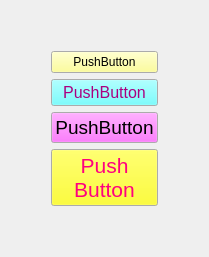
     <widget class="QWidget" name="page">
      <layout class="QGridLayout" name="gridLayout">
       <item row="2" column="0">
        <spacer name="horizontalSpacer">
         <property name="orientation">
          <enum>Qt::Orientation::Horizontal</enum>
         </property>
         <property name="sizeHint" stdset="0">
          <size>
           <width>40</width>
           <height>20</height>
          </size>
         </property>
        </spacer>
       </item>
       <item row="1" column="1">
        <spacer name="verticalSpacer">
         <property name="orientation">
          <enum>Qt::Orientation::Vertical</enum>
         </property>
         <property name="sizeHint" stdset="0">
          <size>
           <width>20</width>
           <height>40</height>
          </size>
         </property>
        </spacer>
       </item>
       <item row="2" column="1">
        <layout class="QGridLayout" name="gridLayout_2">
         <item row="1" column="0">
          <widget class="QPushButton" name="pushButton_7">
           <property name="palette">
            <palette>
             <active>
              <colorrole role="Button">
               <brush brushstyle="BDiagPattern">
                <color alpha="255">
                 <red>85</red>
                 <green>255</green>
                 <blue>255</blue>
                </color>
               </brush>
              </colorrole>
              <colorrole role="ButtonText">
               <brush brushstyle="SolidPattern">
                <color alpha="255">
                 <red>170</red>
                 <green>0</green>
                 <blue>127</blue>
                </color>
               </brush>
              </colorrole>
             </active>
             <inactive>
              <colorrole role="Button">
               <brush brushstyle="SolidPattern">
                <color alpha="255">
                 <red>85</red>
                 <green>255</green>
                 <blue>255</blue>
                </color>
               </brush>
              </colorrole>
              <colorrole role="ButtonText">
               <brush brushstyle="SolidPattern">
                <color alpha="255">
                 <red>170</red>
                 <green>0</green>
                 <blue>127</blue>
                </color>
               </brush>
              </colorrole>
             </inactive>
             <disabled>
              <colorrole role="Button">
               <brush brushstyle="SolidPattern">
                <color alpha="255">
                 <red>85</red>
                 <green>255</green>
                 <blue>255</blue>
                </color>
               </brush>
              </colorrole>
             </disabled>
            </palette>
           </property>
           <property name="font">
            <font>
             <pointsize>12</pointsize>
            </font>
           </property>
           <property name="text">
            <string>PushButton</string>
           </property>
           <property name="icon">
            <iconset theme="face-smile-big"/>
           </property>
          </widget>
         </item>
         <item row="3" column="0">
          <widget class="QPushButton" name="pushButton_9">
           <property name="palette">
            <palette>
             <active>
              <colorrole role="Button">
               <brush brushstyle="SolidPattern">
                <color alpha="255">
                 <red>255</red>
                 <green>255</green>
                 <blue>0</blue>
                </color>
               </brush>
              </colorrole>
              <colorrole role="ButtonText">
               <brush brushstyle="SolidPattern">
                <color alpha="255">
                 <red>255</red>
                 <green>0</green>
                 <blue>127</blue>
                </color>
               </brush>
              </colorrole>
             </active>
             <inactive>
              <colorrole role="Button">
               <brush brushstyle="SolidPattern">
                <color alpha="255">
                 <red>255</red>
                 <green>255</green>
                 <blue>0</blue>
                </color>
               </brush>
              </colorrole>
              <colorrole role="ButtonText">
               <brush brushstyle="SolidPattern">
                <color alpha="255">
                 <red>255</red>
                 <green>0</green>
                 <blue>127</blue>
                </color>
               </brush>
              </colorrole>
             </inactive>
             <disabled>
              <colorrole role="Button">
               <brush brushstyle="SolidPattern">
                <color alpha="255">
                 <red>255</red>
                 <green>255</green>
                 <blue>0</blue>
                </color>
               </brush>
              </colorrole>
             </disabled>
            </palette>
           </property>
           <property name="font">
            <font>
             <pointsize>16</pointsize>
            </font>
           </property>
           <property name="text">
            <string>Push
Button</string>
           </property>
           <property name="icon">
            <iconset theme="face-smile-big"/>
           </property>
           <property name="iconSize">
            <size>
             <width>32</width>
             <height>32</height>
            </size>
           </property>
          </widget>
         </item>
         <item row="0" column="0">
          <widget class="QPushButton" name="pushButton_6">
           <property name="palette">
            <palette>
             <active>
              <colorrole role="Button">
               <brush brushstyle="SolidPattern">
                <color alpha="255">
                 <red>255</red>
                 <green>255</green>
                 <blue>127</blue>
                </color>
               </brush>
              </colorrole>
             </active>
             <inactive>
              <colorrole role="Button">
               <brush brushstyle="SolidPattern">
                <color alpha="255">
                 <red>255</red>
                 <green>255</green>
                 <blue>127</blue>
                </color>
               </brush>
              </colorrole>
             </inactive>
             <disabled>
              <colorrole role="Button">
               <brush brushstyle="SolidPattern">
                <color alpha="255">
                 <red>255</red>
                 <green>255</green>
                 <blue>127</blue>
                </color>
               </brush>
              </colorrole>
             </disabled>
            </palette>
           </property>
           <property name="text">
            <string>PushButton</string>
           </property>
           <property name="icon">
            <iconset theme="face-smile-big"/>
           </property>
          </widget>
         </item>
         <item row="2" column="0">
          <widget class="QPushButton" name="pushButton_8">
           <property name="palette">
            <palette>
             <active>
              <colorrole role="Button">
               <brush brushstyle="SolidPattern">
                <color alpha="255">
                 <red>255</red>
                 <green>85</green>
                 <blue>255</blue>
                </color>
               </brush>
              </colorrole>
             </active>
             <inactive>
              <colorrole role="Button">
               <brush brushstyle="SolidPattern">
                <color alpha="255">
                 <red>255</red>
                 <green>85</green>
                 <blue>255</blue>
                </color>
               </brush>
              </colorrole>
             </inactive>
             <disabled>
              <colorrole role="Button">
               <brush brushstyle="SolidPattern">
                <color alpha="255">
                 <red>255</red>
                 <green>85</green>
                 <blue>255</blue>
                </color>
               </brush>
              </colorrole>
             </disabled>
            </palette>
           </property>
           <property name="font">
            <font>
             <pointsize>14</pointsize>
            </font>
           </property>
           <property name="text">
            <string>PushButton</string>
           </property>
           <property name="icon">
            <iconset theme="face-smile-big"/>
           </property>
           <property name="iconSize">
            <size>
             <width>32</width>
             <height>32</height>
            </size>
           </property>
          </widget>
         </item>
        </layout>
       </item>
       <item row="2" column="2">
        <spacer name="horizontalSpacer_2">
         <property name="orientation">
          <enum>Qt::Orientation::Horizontal</enum>
         </property>
         <property name="sizeHint" stdset="0">
          <size>
           <width>40</width>
           <height>20</height>
          </size>
         </property>
        </spacer>
       </item>
       <item row="3" column="1">
        <spacer name="verticalSpacer_2">
         <property name="orientation">
          <enum>Qt::Orientation::Vertical</enum>
         </property>
         <property name="sizeHint" stdset="0">
          <size>
           <width>20</width>
           <height>40</height>
          </size>
         </property>
        </spacer>
       </item>
      </layout>
     </widget>
